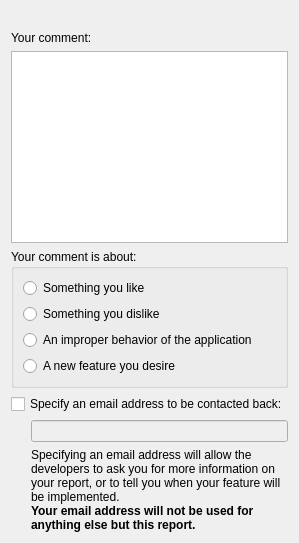
<?xml version="1.0" encoding="UTF-8"?>
<ui version="4.0">
 <class>LikeBackDialog</class>
 <widget class="QWidget" name="LikeBackDialog">
  <property name="sizePolicy">
   <sizepolicy hsizetype="MinimumExpanding" vsizetype="MinimumExpanding">
    <horstretch>0</horstretch>
    <verstretch>0</verstretch>
   </sizepolicy>
  </property>
  <layout class="QVBoxLayout" name="verticalLayout_3" stretch="0,0,1,0,0,0">
   <item>
    <widget class="QLabel" name="m_informationLabel">
     <property name="sizePolicy">
      <sizepolicy hsizetype="Expanding" vsizetype="Preferred">
       <horstretch>0</horstretch>
       <verstretch>0</verstretch>
      </sizepolicy>
     </property>
     <property name="text">
      <string/>
     </property>
     <property name="scaledContents">
      <bool>true</bool>
     </property>
     <property name="alignment">
      <set>Qt::AlignJustify|Qt::AlignTop</set>
     </property>
     <property name="wordWrap">
      <bool>true</bool>
     </property>
    </widget>
   </item>
   <item>
    <widget class="QLabel" name="label_2">
     <property name="text">
      <string>Your comment:</string>
     </property>
    </widget>
   </item>
   <item>
    <widget class="QTextEdit" name="m_comment">
     <property name="acceptRichText">
      <bool>false</bool>
     </property>
    </widget>
   </item>
   <item>
    <widget class="QGroupBox" name="groupBox">
     <property name="title">
      <string>Your comment is about:</string>
     </property>
     <layout class="QVBoxLayout" name="verticalLayout_2">
      <property name="spacing">
       <number>-1</number>
      </property>
      <item>
       <widget class="QRadioButton" name="likeRadio_">
        <property name="text">
         <string>Something you like</string>
        </property>
       </widget>
      </item>
      <item>
       <widget class="QRadioButton" name="dislikeRadio_">
        <property name="text">
         <string>Something you dislike</string>
        </property>
       </widget>
      </item>
      <item>
       <widget class="QRadioButton" name="bugRadio_">
        <property name="text">
         <string>An improper behavior of the application</string>
        </property>
       </widget>
      </item>
      <item>
       <widget class="QRadioButton" name="featureRadio_">
        <property name="text">
         <string>A new feature you desire</string>
        </property>
       </widget>
      </item>
     </layout>
    </widget>
   </item>
   <item>
    <widget class="QCheckBox" name="specifyEmailCheckBox_">
     <property name="text">
      <string>Specify an email address to be contacted back:</string>
     </property>
    </widget>
   </item>
   <item>
    <layout class="QHBoxLayout" name="horizontalLayout">
     <item>
      <spacer name="horizontalSpacer_2">
       <property name="orientation">
        <enum>Qt::Horizontal</enum>
       </property>
       <property name="sizeType">
        <enum>QSizePolicy::Fixed</enum>
       </property>
       <property name="sizeHint" stdset="0">
        <size>
         <width>20</width>
         <height>20</height>
        </size>
       </property>
      </spacer>
     </item>
     <item>
      <layout class="QVBoxLayout" name="verticalLayout">
       <item>
        <widget class="QLineEdit" name="emailAddressEdit_">
         <property name="enabled">
          <bool>false</bool>
         </property>
        </widget>
       </item>
       <item>
        <widget class="QLabel" name="label">
         <property name="text">
          <string>&lt;html&gt;Specifying an email address will allow the developers to ask you for more information on your report, or to tell you when your feature will be implemented.&lt;br/&gt;
&lt;b&gt;Your email address will not be used for anything else but this report.&lt;/b&gt;&lt;/html&gt;</string>
         </property>
         <property name="wordWrap">
          <bool>true</bool>
         </property>
        </widget>
       </item>
      </layout>
     </item>
    </layout>
   </item>
  </layout>
 </widget>
 <resources/>
 <connections>
  <connection>
   <sender>specifyEmailCheckBox_</sender>
   <signal>toggled(bool)</signal>
   <receiver>emailAddressEdit_</receiver>
   <slot>setEnabled(bool)</slot>
   <hints>
    <hint type="sourcelabel">
     <x>84</x>
     <y>298</y>
    </hint>
    <hint type="destinationlabel">
     <x>156</x>
     <y>333</y>
    </hint>
   </hints>
  </connection>
 </connections>
</ui>
